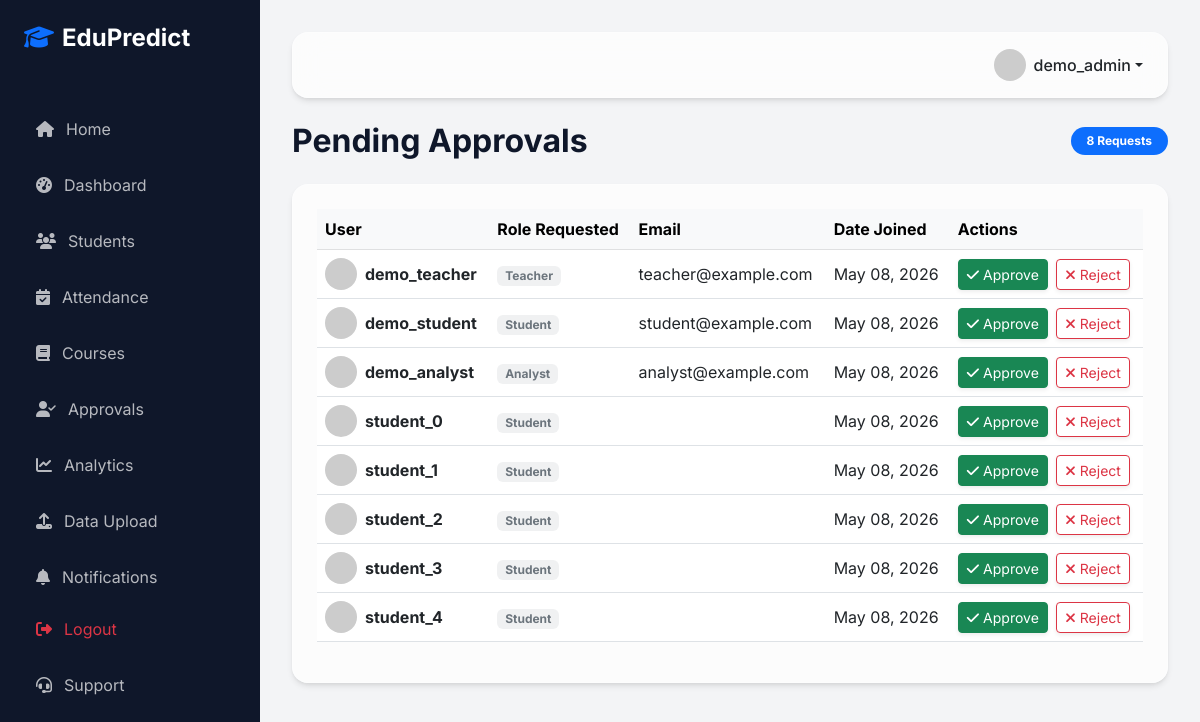
/accounts/approve-users/ (signed in), run on the app's committed database.
### accounts/models.py (models this page shows, shortened)
class User(AbstractUser):
    ROLE_CHOICES = (
        ('ADMIN', 'Admin'),
        ('TEACHER', 'Teacher'),
        ('STUDENT', 'Student'),
        ('ANALYST', 'Analyst'),
    )
    role = models.CharField(max_length=10, choices=ROLE_CHOICES, default='STUDENT')
    profile_pic = models.ImageField(upload_to='profiles/', null=True, blank=True)
    phone = models.CharField(max_length=15, null=True, blank=True)
    is_approved = models.BooleanField(default=False)
    def is_admin(self):
        return self.role == 'ADMIN'
    def is_teacher(self):
        return self.role == 'TEACHER'
    def is_student(self):
        return self.role == 'STUDENT'

### accounts/views.py (the view, shortened to what this page needs)
# urls.py: path('approve-users/', views.approve_users_view, name='approve_users'),
@login_required
def approve_users_view(request):
    if not request.user.is_admin():
        messages.error(request, "Access denied.")
        return redirect('dashboard')
    pending_users = User.objects.filter(is_approved=False).exclude(role='ADMIN')
    return render(request, 'accounts/approve_users.html', {'pending_users': pending_users})

### templates/accounts/approve_users.html (shortened to what this page needs)
{% extends 'base.html' %}
{% block content %}
<div class="animate-fade-in">
    <div class="d-flex justify-content-between align-items-center mb-4">
        <h2 class="fw-bold mb-0">Pending Approvals</h2>
        <span class="badge bg-primary rounded-pill px-3 py-2">{{ pending_users|length }} Requests</span>
    </div>
    <div class="glass-card p-4">
        <div class="table-responsive">
            <table class="table table-hover align-middle">
                <thead class="table-light">
                    <tr>
                        <th>User</th>
                        <th>Role Requested</th>
                        <th>Email</th>
                        <th>Date Joined</th>
                        <th>Actions</th>
                    </tr>
                </thead>
                <tbody>
                    {% for p_user in pending_users %}
                    <tr>
                        <td>
                            <div class="d-flex align-items-center">
                                <img src="https://ui-avatars.com/api/?name={{ p_user.username }}&background=random" class="rounded-circle me-2" width="32">
                                <span class="fw-bold">{{ p_user.username }}</span>
                            </div>
                        </td>
                        <td>
                            <span class="badge bg-secondary bg-opacity-10 text-secondary">
                                {{ p_user.get_role_display }}
                            </span>
                        </td>
                        <td>{{ p_user.email }}</td>
                        <td>{{ p_user.date_joined|date:"M d, Y" }}</td>
                        <td>
                            <form method="post" class="d-inline">
                                <button type="submit" name="action" value="approve" class="btn btn-sm btn-success shadow-sm me-1">
                                    <i class="fas fa-check me-1"></i>Approve
                                </button>
                                <button type="submit" name="action" value="reject" class="btn btn-sm btn-outline-danger shadow-sm">
                                    <i class="fas fa-times me-1"></i>Reject
                                </button>
                            </form>
                        </td>
                    </tr>
                    {% endfor %}
                </tbody>
            </table>
        </div>
    </div>
</div>
{% endblock %}

### templates/base.html (shortened to what this page needs)
{% load static %}
<!DOCTYPE html>
<html lang="en">
<head>
    <link href="https://cdn.jsdelivr.net/npm/bootstrap@5.3.0/dist/css/bootstrap.min.css" rel="stylesheet">
    <link rel="stylesheet" href="https://cdnjs.cloudflare.com/ajax/libs/font-awesome/6.4.0/css/all.min.css">
    <link rel="stylesheet" href="{% static 'css/style.css' %}">
</head>
<body>
    {% if request.resolver_match.url_name not in 'home,login,register' %}
    <nav id="sidebar">
        <div class="p-4 mb-4">
            <h4 class="text-white fw-bold mb-0">
                <i class="fas fa-graduation-cap text-primary me-2"></i>EduPredict
            </h4>
        </div>
        <div class="nav flex-column">
            <a href="{% url 'home' %}" class="nav-link {% if request.resolver_match.url_name == 'home' %}active{% endif %}">
                <i class="fas fa-home"></i> Home
            </a>
            {% if user.is_authenticated %}
                <a href="{% url 'dashboard' %}" class="nav-link {% if 'dashboard' in request.path %}active{% endif %}">
                    <i class="fas fa-tachometer-alt"></i> Dashboard
                </a>
                {% if user.is_teacher or user.is_admin %}
                <a href="{% url 'student_list' %}" class="nav-link">
                    <i class="fas fa-users"></i> Students
                </a>
                <a href="{% url 'mark_attendance' %}" class="nav-link">
                    <i class="fas fa-calendar-check"></i> Attendance
                </a>
                <a href="{% url 'course_list' %}" class="nav-link">
                    <i class="fas fa-book"></i> Courses
                </a>
                {% if user.is_admin %}
                <a href="{% url 'approve_users' %}" class="nav-link">
                    <i class="fas fa-user-check"></i> Approvals
                </a>
                {% endif %}
                {% endif %}
                {% if not user.is_student %}
                <a href="{% url 'analytics' %}" class="nav-link">
                    <i class="fas fa-chart-line"></i> Analytics
                </a>
                <a href="{% url 'upload_data' %}" class="nav-link">
                    <i class="fas fa-upload"></i> Data Upload
                </a>
                {% endif %}
                <a href="{% url 'notifications' %}" class="nav-link">
                    <i class="fas fa-bell"></i> Notifications
                </a>
                <a href="{% url 'logout' %}" class="nav-link mt-auto text-danger">
                    <i class="fas fa-sign-out-alt"></i> Logout
                </a>
            {% endif %}
            <a href="{% url 'support' %}" class="nav-link">
                <i class="fas fa-headset"></i> Support
            </a>
        </div>
    </nav>
    {% endif %}
    <div id="content" {% if request.resolver_match.url_name in 'home,login,register' %}style="margin-left: 0;"{% endif %}>
        <nav class="navbar navbar-expand-lg glass-card mb-4 px-4 py-3 sticky-top" style="top: 15px; z-index: 1020; backdrop-filter: blur(15px);">
            <div class="container-fluid p-0">
                <div class="ms-auto d-flex align-items-center">
                    {% if user.is_authenticated %}
                        <div class="dropdown">
                            <a class="d-flex align-items-center text-decoration-none dropdown-toggle text-dark" href="#" role="button" data-bs-toggle="dropdown">
                                <img src="{% if user.profile_pic %}{{ user.profile_pic.url }}{% else %}https://ui-avatars.com/api/?name={{ user.username }}&background=4f46e5&color=fff{% endif %}" alt="Profile" class="rounded-circle me-2" width="32" height="32">
                                <span class="fw-medium">{{ user.username }}</span>
                            </a>
                        </div>
                    {% else %}
                        <a href="{% url 'login' %}" class="btn btn-primary me-2">Login</a>
                        <a href="{% url 'register' %}" class="btn btn-outline-primary">Sign Up</a>
                    {% endif %}
                </div>
            </div>
        </nav>
        {% block content %}{% endblock %}
    </div>
</body>
</html>

### static/css/style.css (style rules this page uses)
:root { --primary: #4f46e5; --primary-hover: #4338ca; --secondary: #64748b; --dark: #0f172a; --light: #f8fafc; --sidebar-width: 260px; }
body { font-family: 'Inter', sans-serif; background-color: #f3f4f6; color: var(--dark); overflow-x: hidden; }
.glass-card { background: rgba(255, 255, 255, 0.7); backdrop-filter: blur(10px); border: 1px solid rgba(255, 255, 255, 0.3); border-radius: 1rem; box-shadow: 0 4px 6px -1px rgba(0, 0, 0, 0.1), 0 2px 4px -1px rgba(0, 0, 0, 0.06); }
#sidebar { width: var(--sidebar-width); height: 100vh; position: fixed; left: 0; top: 0; background: var(--dark); color: white; transition: all 0.3s; z-index: 1000; }
#sidebar .nav-link { color: rgba(255, 255, 255, 0.7); padding: 0.75rem 1.5rem; display: flex; align-items: center; gap: 0.75rem; border-radius: 0.5rem; margin: 0.25rem 0.75rem; }
#content { margin-left: var(--sidebar-width); padding: 2rem; min-height: 100vh; }
.animate-fade-in { animation: fadeIn 0.5s ease-out forwards; }

### data on the page
User: username "demo_admin"
User: username "demo_teacher", role "Teacher", email "teacher@example.com", date_joined "May 08, 2026"
User: username "demo_student", role "Student", email "student@example.com", date_joined "May 08, 2026"
User: username "demo_analyst", role "Analyst", email "analyst@example.com", date_joined "May 08, 2026"
User: username "student_0", role "Student", date_joined "May 08, 2026"
User: username "student_1", role "Student", date_joined "May 08, 2026"
User: username "student_2", role "Student", date_joined "May 08, 2026"
User: username "student_3", role "Student", date_joined "May 08, 2026"
User: username "student_4", role "Student", date_joined "May 08, 2026"

### other printed values
{{ pending_users|length }} "8"
